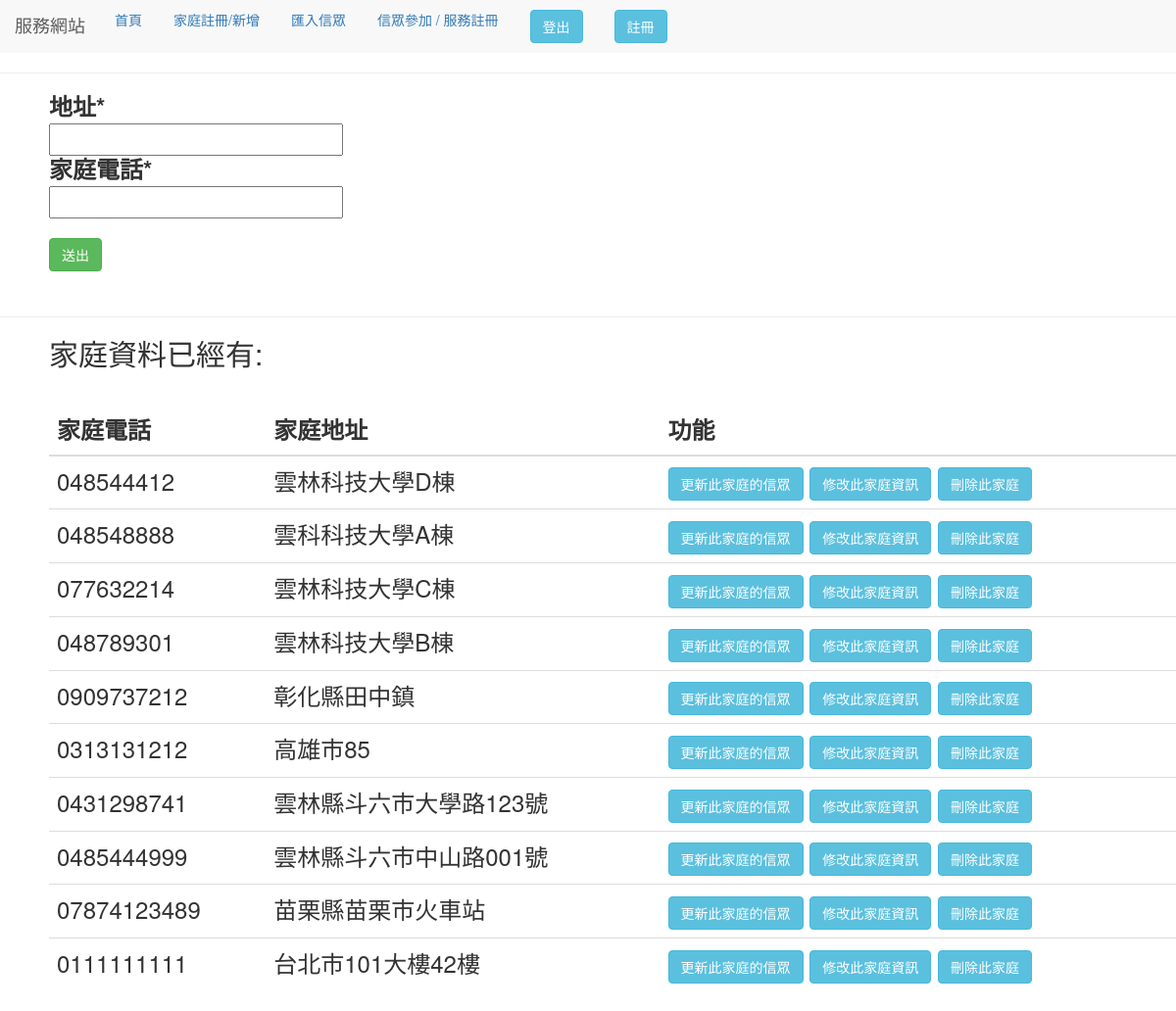
/home_register (signed in), run on an earlier commit of the app's database.
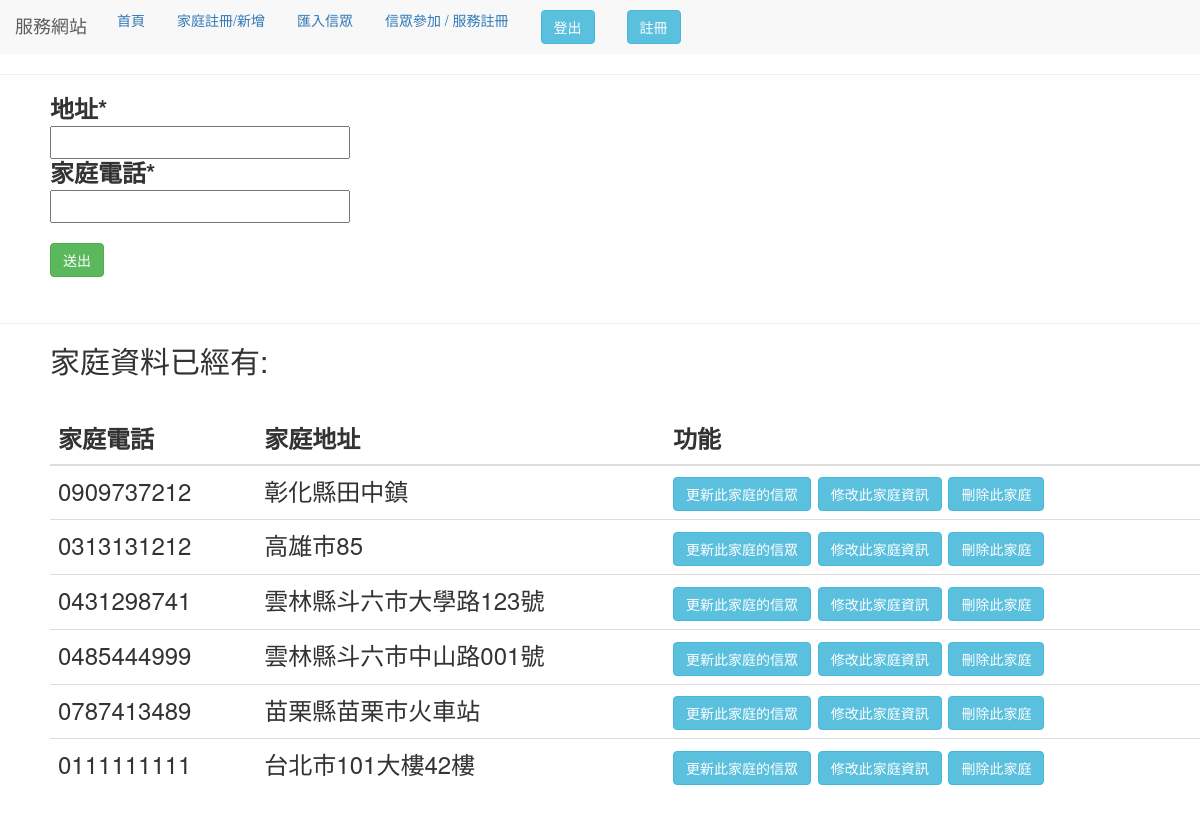
And on a later commit of the database.
### use_app/models.py (models this page shows)
class Home(models.Model):
    address = models.CharField(verbose_name='地址', max_length=100)
    home_phone = models.CharField(verbose_name='家庭電話', max_length=100)
    class Meta:
        verbose_name_plural = '家庭資料庫'

### use_app/views.py (the view, shortened to what this page needs)
# urls.py: path('home_register', views.home_form),
@login_required(login_url='/use_login')
def home_form(request):
    form = homeform(request.POST or None)
    title_one = "家庭電話"
    title_two = "家庭地址"
    get_x = "家庭資料"
    get_all_data = Home.objects.all()  # 表單資料
    load_js = "home"
    context = locals()
    return render(request, "form.html", context)

### use_app/forms.py
class homeform(forms.Form):
    address = forms.CharField(label="地址")
    phone = forms.CharField(label="家庭電話",
                            validators=[
                                validators.RegexValidator(
                                    "(^\d{2}-?\d{3}-?\d{4}$)|(^\d{10}$)",
                                    message='請輸入正確格式的電話號碼！')
                            ])

### templates/form.html (shortened to what this page needs)
{% extends "base.html" %}
{% block form %}
{% load crispy_forms_tags %}
<head>
    <link rel="stylesheet" href="//code.jquery.com/ui/1.12.1/themes/base/jquery-ui.css">
</head>
<body>
    <div style="margin-left:50px;">
        <form method='POST' enctype="multipart/form-data" novalidate>
            <div class="col-6">
                {{ form|crispy }} </div>
            <input type="submit" class="btn btn-success" value="送出" style="margin-top:20px">
        </form>
    </div>
    <br>
    <hr>
    <div style="margin-left:50px;">
        <h2>{{ get_x }}已經有:</h2>
        {% if get_all_data.all %}
        <br>
        <table class="table" id="data_table">
            <thead>
                <tr>
                    <th scope="col">{{title_one}}</th>
                    <th scope="col">{{title_two}}</th>
                    <th scope="col">功能</th>
                </tr>
            </thead>
            <tbody>
                {% for c in get_all_data.all %}
                <tr>
                    {% if c.home_phone %}
                    <td id="{{c.home_phone}}"> {{ c.home_phone }} </td>
                    {% endif %} {% if c.address %}
                    <td id="{{c.address}}"> {{ c.address }} </td>
                    {% endif %}
                    <td><a href="home/{{c.pk}}"><button class="btn btn-info fix">更新此家庭的信眾</button></a>
                        <button class="btn btn-info fix" value="{{c.address}}/{{c.home_phone }}">修改此家庭資訊 </button>
                        <button class="btn btn-info del" value="{{c.home_phone}}">刪除此家庭 </button> </td>
                </tr>
                {% endfor %}
            </tbody>
        </table>
        {% else %}
        <p>無資料</p>
        {% endif %}
    </div>
</body>
{% endblock %}

### templates/base.html (shortened to what this page needs)
<!DOCTYPE html>
<html>
<head>
</head>
<body>
    {% include 'header.html'%}
    <h3> {% block message%} {% endblock %}
        <hr> {% block form %} {% endblock %} {% block try%} {% endblock %}
</body>
</html>

### templates/header.html (shortened to what this page needs)
<head>
  <link rel="stylesheet" href="http://maxcdn.bootstrapcdn.com/bootstrap/3.3.4/css/bootstrap.min.css">
<body>
  <nav class="nav navbar-default">
    <ul class="nav nav-pills nav-fill">
      <div class="navbar-header" >
        <a class="navbar-brand" href="#">服務網站</a>
      </div>
      <li><a href="/ ">首頁</a></li>
      <li><a href="/home_register">家庭註冊/新增</a></li>
      <li><a href="/csv_add">匯入信眾</a></li>
      <li><a href="/join_activity">信眾參加 / 服務註冊</a></li>
     <li> {% if request.user.is_authenticated %}
      <a href="logout" style="text-decoration:none;"><button class="btn btn-info">登出</button> </a>
      {% else %}
      <a href="use_login" style="text-decoration:none;"><button class="btn btn-info">登入</button> </a>
      {% endif %}</li>
      <li>  <a href="register" style="text-decoration:none;"><button class="btn btn-info">註冊</button> </a></li>
    </ul>
  </nav>
</body>
</head>

What changed in the data, as far as the page shows it:
removed Home: home_phone "048544412", address "雲林科技大學D棟"
removed Home: home_phone "048548888", address "雲科科技大學A棟"
removed Home: home_phone "077632214", address "雲林科技大學C棟"
removed Home: home_phone "048789301", address "雲林科技大學B棟"
removed Home: home_phone "07874123489", address "苗栗縣苗栗市火車站"
added Home: home_phone "0787413489", address "苗栗縣苗栗市火車站"
